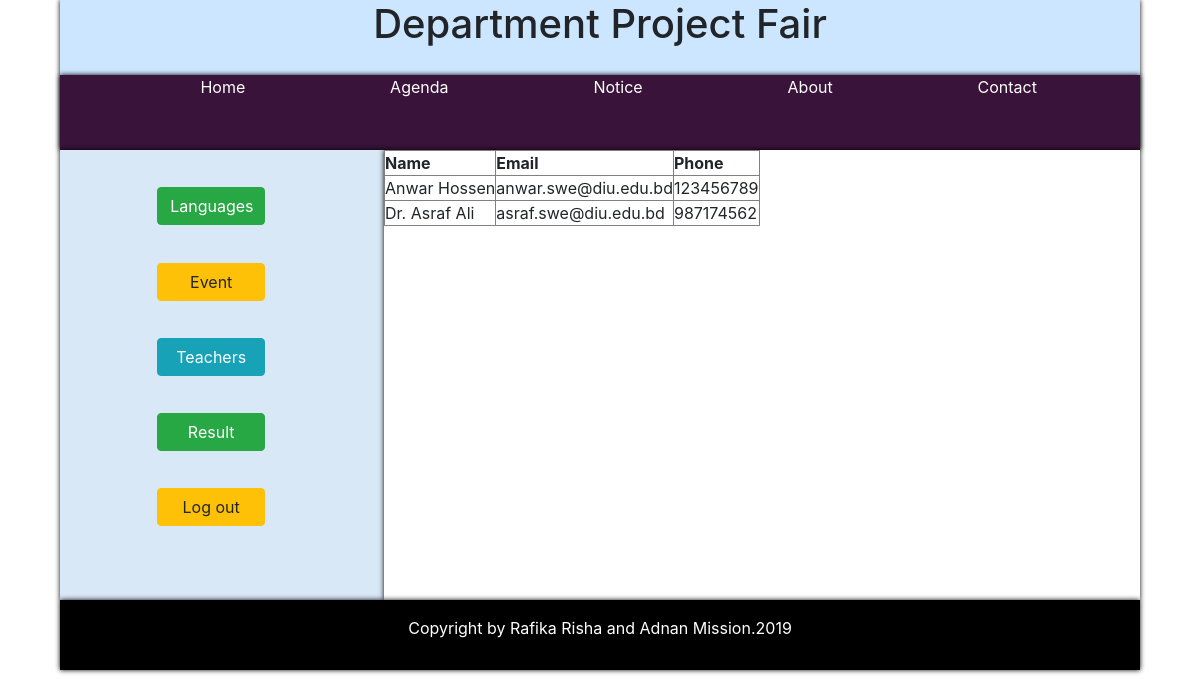
The app's page /teacher_list.php (signed in) with its own data.
### tables this page shows
CREATE TABLE `teacher` (
  `teacher_id` int(20) NOT NULL,
  `name` varchar(50) NOT NULL,
  `email` varchar(100) NOT NULL,
  `phone` int(12) NOT NULL,
  `password` varchar(20) NOT NULL
);

### dbconfig.php (called while the page is built, shortened)
<?php
class dbconfig
{
	private $_host = 'localhost';
	private $_username = 'root';
	private $_password = '';
	private $_database = 'project_fair';
	protected $connection;
	public function __construct()
	{
		if (!isset($this->connection)) {
			$this->connection = new mysqli($this->_host, $this->_username, $this->_password, $this->_database);
		}
		return $this->connection;
	}
}
?>

### crud.php (called while the page is built, shortened)
<?php
include_once 'dbconfig.php';
class crud extends dbconfig
{
	public function getData($query)
	{
		$result = $this->connection->query($query);
		$rows = array();
		while ($row = $result->fetch_assoc()) {
			$rows[] = $row;
		}
		return $rows;
	}
}
?>

### teacher_list.php (the view, shortened to what this page needs)
<!DOCTYPE html>
<html>
<head>
	<link rel="stylesheet" type="text/css" href="design.css">
	<link rel="stylesheet" type="text/css" href="https://stackpath.bootstrapcdn.com/bootstrap/4.3.0/css/bootstrap.min.css">
</head>
<body>
	<div id = "wrapper">
		<header>
			<div id = "headertop">
				<h1><center>Department Project Fair</center></h1>
			</div>
			<div id = "headermenu">
				<a href="home.php" id="home">Home</a>
				<a href="agenda.php" id="agenda">Agenda</a>
				<a href="notice.php" id="notice">Notice</a>
				<a href="about.php" id="about">About</a>
				<a href="contact.php" id="contact">Contact</a>
			</div>
		</header>
		<div id = "container">
			<aside>
				<a href="technology.php"><button class="btn btn-success col-sm-4">Languages</button></a>
				<a href="event.php"><button class="btn btn-warning col-sm-4">Event</button></a>
				<a href="teacher_list.php"><button class="btn btn-info col-sm-4">Teachers</button></a>
				<a href="evaluation.php"><button class="btn btn-success col-sm-4">Result</button></a>
				<a href="login.php"><button class="btn btn-warning col-sm-4">Log out</button></a>
			</aside>
		<div id="content">
			<?php
			include_once("crud.php");
			$crud = new crud();
			$query = "SELECT name, email, phone FROM teacher";
			$result = $crud->getData($query);
			?>
			<table border="1" >
			<th> Name </th>
			<th> Email </th>
			<th> Phone </th>
			<?php
				foreach ($result as $key => $res)
				{
					echo "<tr>";
					echo "<td>".$res['name']."</td>";
					echo "<td>".$res['email']."</td>";
					echo "<td>".$res['phone']."</td>";
					echo "</tr>";
				}
				echo "</table>";
			?>
		</div>
		<div id = "footer">
			<center>
				<p>Copyright by Rafika Risha and Adnan Mission.2019</p>
			</center>
		</div>
	</div>
</body>
</html>

### design.css (style rules this page uses)
* { margin: 0px; padding: 0px }
#wrapper { margin: auto; height: auto; width: 90%; }
header { float: left; height: 150px; width: 100%; box-shadow: 0px 0px 5px black; }
#headertop { height: 75px; width: 100%; background-color: #cce6ff; }
#headermenu { height: 75px; width: 100%; background-color: #391339; box-shadow: 0px 0px 5px black; }
#headermenu a { text-decoration: none; color: white; margin-left: 13%; }
#container { float: left; height: 450px; width: 100%; }
aside { float: left; height: 450px; width: 30%; background-color: #d9e8f7; box-shadow: 0px 0px 5px black; }
aside button { margin-top: 11.5%; margin-left: 30%; }
#content { float: left; height: 450px; width: 70%; background-color: white; box-shadow: 0px 0px 5px black; }
#footer { float: left; height: 70px; width: 100%; background-color: black; box-shadow: 0px 0px 5px black; }
#footer p { color: white; margin-top: 1.5%; }

### records on screen
teacher: name "Anwar Hossen", email "anwar.swe@diu.edu.bd", phone "123456789"
teacher: name "Dr. Asraf Ali", email "asraf.swe@diu.edu.bd", phone "987174562"
